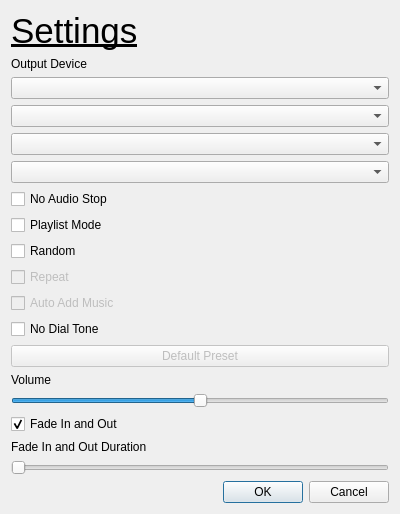
<?xml version="1.0" encoding="UTF-8"?>
<ui version="4.0">
 <class>Settings</class>
 <widget class="QDialog" name="Settings">
  <property name="geometry">
   <rect>
    <x>0</x>
    <y>0</y>
    <width>400</width>
    <height>514</height>
   </rect>
  </property>
  <property name="windowTitle">
   <string>Dialog</string>
  </property>
  <layout class="QGridLayout" name="gridLayout">
   <item row="4" column="0">
    <widget class="QComboBox" name="OutputList2_ComboBox"/>
   </item>
   <item row="12" column="0">
    <widget class="QCheckBox" name="autoAddMusic_Checkbox">
     <property name="enabled">
      <bool>false</bool>
     </property>
     <property name="text">
      <string>Auto Add Music</string>
     </property>
    </widget>
   </item>
   <item row="15" column="0">
    <widget class="QLabel" name="Volume_Label">
     <property name="text">
      <string>Volume</string>
     </property>
    </widget>
   </item>
   <item row="13" column="0">
    <widget class="QCheckBox" name="noDialTone_Checkbox">
     <property name="enabled">
      <bool>true</bool>
     </property>
     <property name="text">
      <string>No Dial Tone</string>
     </property>
    </widget>
   </item>
   <item row="3" column="0">
    <widget class="QComboBox" name="OutputList_ComboBox"/>
   </item>
   <item row="17" column="0">
    <widget class="QCheckBox" name="fade_CheckBox">
     <property name="text">
      <string>Fade In and Out</string>
     </property>
     <property name="checked">
      <bool>true</bool>
     </property>
    </widget>
   </item>
   <item row="22" column="0">
    <spacer name="verticalSpacer_4">
     <property name="orientation">
      <enum>Qt::Vertical</enum>
     </property>
     <property name="sizeHint" stdset="0">
      <size>
       <width>20</width>
       <height>40</height>
      </size>
     </property>
    </spacer>
   </item>
   <item row="2" column="0">
    <widget class="QLabel" name="label_2">
     <property name="text">
      <string>Output Device</string>
     </property>
    </widget>
   </item>
   <item row="20" column="0">
    <widget class="QSlider" name="fade_Slider">
     <property name="enabled">
      <bool>true</bool>
     </property>
     <property name="maximum">
      <number>100</number>
     </property>
     <property name="orientation">
      <enum>Qt::Horizontal</enum>
     </property>
     <property name="invertedAppearance">
      <bool>false</bool>
     </property>
     <property name="invertedControls">
      <bool>true</bool>
     </property>
    </widget>
   </item>
   <item row="6" column="0">
    <widget class="QComboBox" name="HZ_ComboBox"/>
   </item>
   <item row="0" column="0">
    <widget class="QLabel" name="label">
     <property name="font">
      <font>
       <pointsize>26</pointsize>
       <underline>true</underline>
      </font>
     </property>
     <property name="text">
      <string>Settings</string>
     </property>
    </widget>
   </item>
   <item row="16" column="0">
    <widget class="QSlider" name="Volume_Slider">
     <property name="maximum">
      <number>100</number>
     </property>
     <property name="value">
      <number>50</number>
     </property>
     <property name="orientation">
      <enum>Qt::Horizontal</enum>
     </property>
    </widget>
   </item>
   <item row="7" column="0">
    <widget class="QCheckBox" name="Button_Checkbox">
     <property name="text">
      <string>No Audio Stop</string>
     </property>
    </widget>
   </item>
   <item row="1" column="0">
    <spacer name="verticalSpacer_2">
     <property name="orientation">
      <enum>Qt::Vertical</enum>
     </property>
     <property name="sizeHint" stdset="0">
      <size>
       <width>20</width>
       <height>40</height>
      </size>
     </property>
    </spacer>
   </item>
   <item row="23" column="0">
    <widget class="QDialogButtonBox" name="buttonBox">
     <property name="orientation">
      <enum>Qt::Horizontal</enum>
     </property>
     <property name="standardButtons">
      <set>QDialogButtonBox::Cancel|QDialogButtonBox::Ok</set>
     </property>
    </widget>
   </item>
   <item row="5" column="0">
    <widget class="QComboBox" name="OutputList3_ComboBox"/>
   </item>
   <item row="19" column="0">
    <widget class="QLabel" name="fade_Label">
     <property name="text">
      <string>Fade In and Out Duration</string>
     </property>
    </widget>
   </item>
   <item row="10" column="0">
    <widget class="QCheckBox" name="Random_Checkbox">
     <property name="enabled">
      <bool>true</bool>
     </property>
     <property name="text">
      <string>Random</string>
     </property>
    </widget>
   </item>
   <item row="8" column="0">
    <widget class="QCheckBox" name="Playlist_Checkbox">
     <property name="text">
      <string>Playlist Mode</string>
     </property>
    </widget>
   </item>
   <item row="11" column="0">
    <widget class="QCheckBox" name="Repeat_Checkbox">
     <property name="enabled">
      <bool>false</bool>
     </property>
     <property name="text">
      <string>Repeat</string>
     </property>
    </widget>
   </item>
   <item row="21" column="0">
    <spacer name="verticalSpacer_3">
     <property name="orientation">
      <enum>Qt::Vertical</enum>
     </property>
     <property name="sizeHint" stdset="0">
      <size>
       <width>20</width>
       <height>40</height>
      </size>
     </property>
    </spacer>
   </item>
   <item row="14" column="0">
    <widget class="QPushButton" name="default_Button">
     <property name="enabled">
      <bool>false</bool>
     </property>
     <property name="text">
      <string>Default Preset</string>
     </property>
    </widget>
   </item>
  </layout>
 </widget>
 <resources/>
 <connections>
  <connection>
   <sender>buttonBox</sender>
   <signal>accepted()</signal>
   <receiver>Settings</receiver>
   <slot>accept()</slot>
   <hints>
    <hint type="sourcelabel">
     <x>248</x>
     <y>254</y>
    </hint>
    <hint type="destinationlabel">
     <x>157</x>
     <y>274</y>
    </hint>
   </hints>
  </connection>
  <connection>
   <sender>buttonBox</sender>
   <signal>rejected()</signal>
   <receiver>Settings</receiver>
   <slot>reject()</slot>
   <hints>
    <hint type="sourcelabel">
     <x>316</x>
     <y>260</y>
    </hint>
    <hint type="destinationlabel">
     <x>286</x>
     <y>274</y>
    </hint>
   </hints>
  </connection>
 </connections>
</ui>
